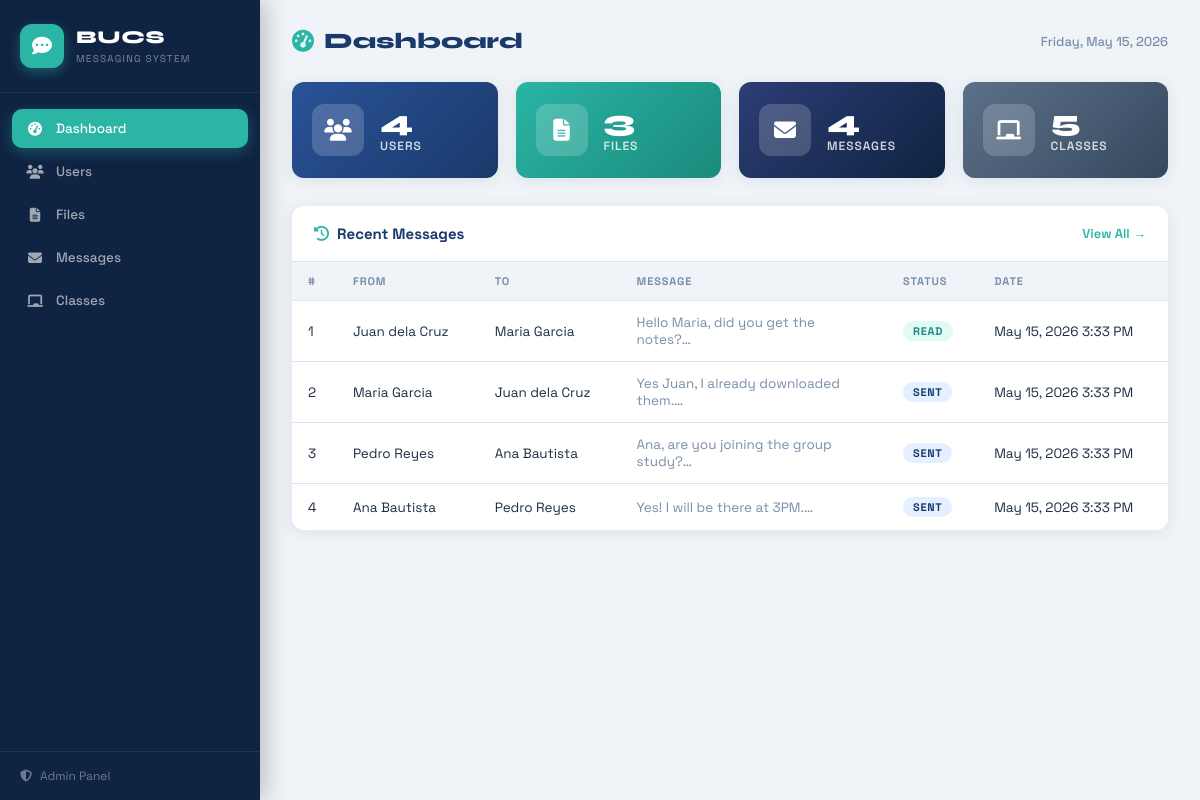
The page / on the database its author committed.
### tables this page shows
CREATE TABLE IF NOT EXISTS messages (
    mess_id     INT AUTO_INCREMENT PRIMARY KEY,
    sender_id   VARCHAR(20)  NOT NULL,
    receiver    VARCHAR(20)  NOT NULL,   
    message     TEXT         NOT NULL,
    status      ENUM('sent','read','deleted') DEFAULT 'sent',
    sent_at     DATETIME DEFAULT CURRENT_TIMESTAMP,
    FOREIGN KEY (sender_id) REFERENCES users(id_no) ON DELETE CASCADE,
    FOREIGN KEY (receiver)  REFERENCES users(id_no) ON DELETE CASCADE
);

CREATE TABLE IF NOT EXISTS users (
    id_no       VARCHAR(20) PRIMARY KEY,
    fname       VARCHAR(50)  NOT NULL,
    mname       VARCHAR(50),
    lname       VARCHAR(50)  NOT NULL,
    uname       VARCHAR(50)  NOT NULL UNIQUE,
    pwd         VARCHAR(255) NOT NULL,
    created_at  DATETIME DEFAULT CURRENT_TIMESTAMP
);

### index.php (the view, shortened to what this page needs)
<?php
$db = getDB();
$stats = [];
foreach (['users'=>'users','files'=>'files','messages'=>'messages','classes'=>'classes'] as $k=>$t){
    $r = $db->query("SELECT COUNT(*) c FROM $t");
    $stats[$k] = $r->fetch_assoc()['c'];
}
$recent_msgs = $db->query("
    SELECT m.*, u1.fname s_fname, u1.lname s_lname, u2.fname r_fname, u2.lname r_lname
    FROM messages m
    JOIN users u1 ON m.sender_id   = u1.id_no
    JOIN users u2 ON m.receiver    = u2.id_no
    ORDER BY m.sent_at DESC LIMIT 5");
?>
<!DOCTYPE html>
<html lang="en">
<head>
<link rel="stylesheet" href="https://cdnjs.cloudflare.com/ajax/libs/font-awesome/6.5.0/css/all.min.css">
<link rel="stylesheet" href="assets/css/style.css">
</head>
<body>
<?php include 'includes/sidebar.php'; ?>
<main class="main-content">
  <div class="topbar">
    <h1 class="page-title"><i class="fa fa-gauge-high"></i> Dashboard</h1>
    <span class="topbar-date"><?= date('l, F j, Y') ?></span>
  </div>
  <div class="stats-grid">
    <?php
    $cards = [
      ['Users',    $stats['users'],    'fa-users',        'card-blue',   'pages/users.php'],
      ['Files',    $stats['files'],    'fa-file-alt',     'card-teal',   'pages/files.php'],
      ['Messages', $stats['messages'], 'fa-envelope',     'card-navy',   'pages/messages.php'],
      ['Classes',  $stats['classes'],  'fa-chalkboard',   'card-slate',  'pages/classes.php'],
    ];
    foreach($cards as [$label,$count,$icon,$cls,$link]):
    ?>
    <a href="<?= $link ?>" class="stat-card <?= $cls ?>">
      <div class="stat-icon"><i class="fa <?= $icon ?>"></i></div>
      <div class="stat-body">
        <span class="stat-count"><?= $count ?></span>
        <span class="stat-label"><?= $label ?></span>
      </div>
    </a>
    <?php endforeach; ?>
  </div>
  <div class="section-card">
    <div class="section-header">
      <h2><i class="fa fa-clock-rotate-left"></i> Recent Messages</h2>
      <a href="pages/messages.php" class="btn-link">View All →</a>
    </div>
    <div class="table-wrap">
    <table class="data-table">
      <thead><tr>
        <th>#</th><th>From</th><th>To</th><th>Message</th><th>Status</th><th>Date</th>
      </tr></thead>
      <tbody>
      <?php while($row = $recent_msgs->fetch_assoc()): ?>
      <tr>
        <td><?= $row['mess_id'] ?></td>
        <td><?= htmlspecialchars($row['s_fname'].' '.$row['s_lname']) ?></td>
        <td><?= htmlspecialchars($row['r_fname'].' '.$row['r_lname']) ?></td>
        <td class="msg-preview"><?= htmlspecialchars(substr($row['message'],0,60)) ?>…</td>
        <td><span class="badge badge-<?= $row['status'] ?>"><?= ucfirst($row['status']) ?></span></td>
        <td><?= date('M d, Y g:i A', strtotime($row['sent_at'])) ?></td>
      </tr>
      <?php endwhile; ?>
      </tbody>
    </table>
    </div>
  </div>
</main>
</body>
</html>

### includes/sidebar.php (shortened to what this page needs)
<?php
$current = basename($_SERVER['PHP_SELF']);
$nav = [
  ['index.php',            'Dashboard',  'fa-gauge-high',   '..'],
  ['pages/users.php',      'Users',      'fa-users',        ''],
  ['pages/files.php',      'Files',      'fa-file-alt',     ''],
  ['pages/messages.php',   'Messages',   'fa-envelope',     ''],
  ['pages/classes.php',    'Classes',    'fa-chalkboard',   ''],
];
?>
<aside class="sidebar">
  <div class="sidebar-brand">
    <div class="brand-logo"><i class="fa fa-comment-dots"></i></div>
    <div class="brand-text">
      <span class="brand-name">BUCS</span>
      <span class="brand-sub">Messaging System</span>
    </div>
  </div>
  <nav class="sidebar-nav">
    <?php foreach($nav as [$href,$label,$icon,$base]):
      $is_active = (strpos($_SERVER['PHP_SELF'], str_replace('../','',$href)) !== false) ||
                   ($href==='index.php' && $current==='index.php');
    ?>
    <a href="<?= $base ? $base.'/'.$href : $href ?>" class="nav-item <?= $is_active?'active':'' ?>">
      <i class="fa <?= $icon ?>"></i>
      <span><?= $label ?></span>
    </a>
    <?php endforeach; ?>
  </nav>
  <div class="sidebar-footer">
    <div class="sidebar-user"><i class="fa fa-shield-halved"></i> Admin Panel</div>
  </div>
</aside>

### rows shown on the page
messages: mess_id "1", sender.lname "Juan dela Cruz", receiver.lname "Maria Garcia", message "Hello Maria, did you get the notes?", status "READ", sent_at "May 15, 2026 3:33 PM"
messages: mess_id "2", sender.lname "Maria Garcia", receiver.lname "Juan dela Cruz", message "Yes Juan, I already downloaded them.", status "SENT", sent_at "May 15, 2026 3:33 PM"
messages: mess_id "3", sender.lname "Pedro Reyes", receiver.lname "Ana Bautista", message "Ana, are you joining the group study?", status "SENT", sent_at "May 15, 2026 3:33 PM"
messages: mess_id "4", sender.lname "Ana Bautista", receiver.lname "Pedro Reyes", message "Yes! I will be there at 3PM.", status "SENT", sent_at "May 15, 2026 3:33 PM"

### other values the page prints
$label "Dashboard"
$label "Users"
$label "Files"
$label "Messages"
$label "Classes"
$count "4"
$label "USERS"
$count "3"
$label "FILES"
$label "MESSAGES"
$count "5"
$label "CLASSES"
